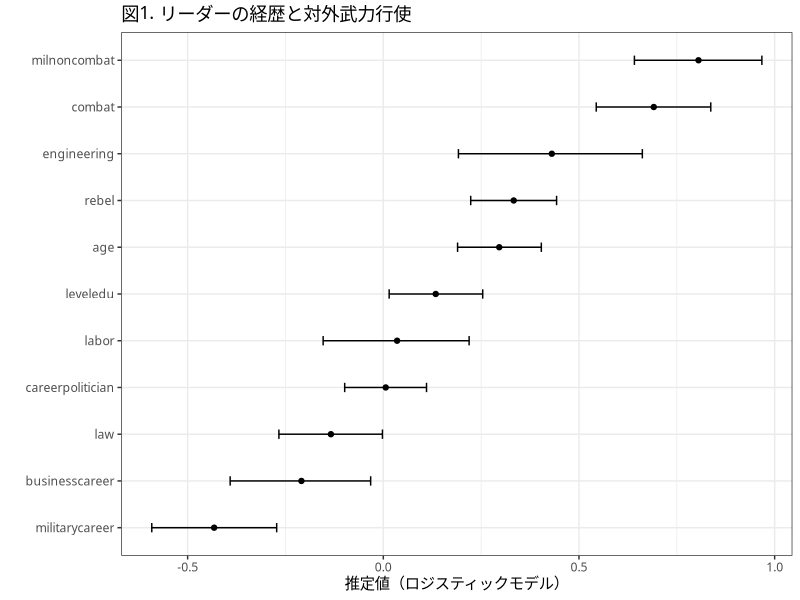

The R source for this figure:
## ---- chunk 1
knitr::opts_chunk$set(echo = TRUE)
## ---- chunk 2
library(tidyverse)
library(haven)

leader_profile <- read_dta("leaders_datapaper_replication_final_9_10_15.dta")

leader_article <- read_dta("S0020818314000046sup002.dta")

theme_set(theme_light())

## ---- chunk 3
leader_profile %>% 
  count(dadwork, sort = T)

leader_processed <- leader_profile %>% 
  select(idacr, ccode, year, leadername, inyear, outyear, age, gender, married, onlychild, firstborn, leveledu, milservice, combat, rebel, miledu, medicine, economics, physhealth) %>% 
  mutate(leveledu = recode(leveledu, `0` = 0, `1` = 0,  `2` = 1, `3` = 1)) 

leader_processed %>% 
  count(ccode, sort = T)

## ---- chunk 4
library(broom)

leader_article_processed <- leader_article %>% 
  select(leaderid, leadername, ccode, year, age, milservice, milnoncombat, combat, rebel, rebelwin, rebelloss, leveledu, teacher, journalism, law, engineering, labor, police, careerpolitician, militarycareer, businesscareer, cwinit) %>% 
  mutate(leveledu = recode(leveledu, `0` = 0, `1` = 0,  `2` = 1, `3` = 1)) %>%
  mutate(age = ifelse(age > 50, 1, 0)) %>% 
  filter(!is.na(combat))

mod <- glm(cwinit ~ milnoncombat + 
             combat + 
             rebel +
             age +
             leveledu + 
             law + 
             engineering + 
             labor +
             businesscareer +
             militarycareer + 
             careerpolitician, 
    data = leader_article_processed, 
    family = binomial) 

estimate_leaders <- tidy(mod)
confint_leaders <- confint_tidy(mod)

estimate_confint <- bind_cols(estimate_leaders, confint_leaders)

estimate_confint_subset <- estimate_confint[2:12, ] 

estimate_confint_subset %>% 
  mutate(term = fct_reorder(term, estimate)) %>% 
  ggplot(aes(term, estimate)) +
  geom_point() +
  geom_errorbar(aes(ymin = conf.low, ymax = conf.high, width = 0.2)) +
  coord_flip() +
  labs(title = "図1. リーダーの経歴と対外武力行使", 
       x = "", 
       y = "推定値（ロジスティックモデル）") +
  theme_bw(base_family = "HiraKakuProN-W6")


